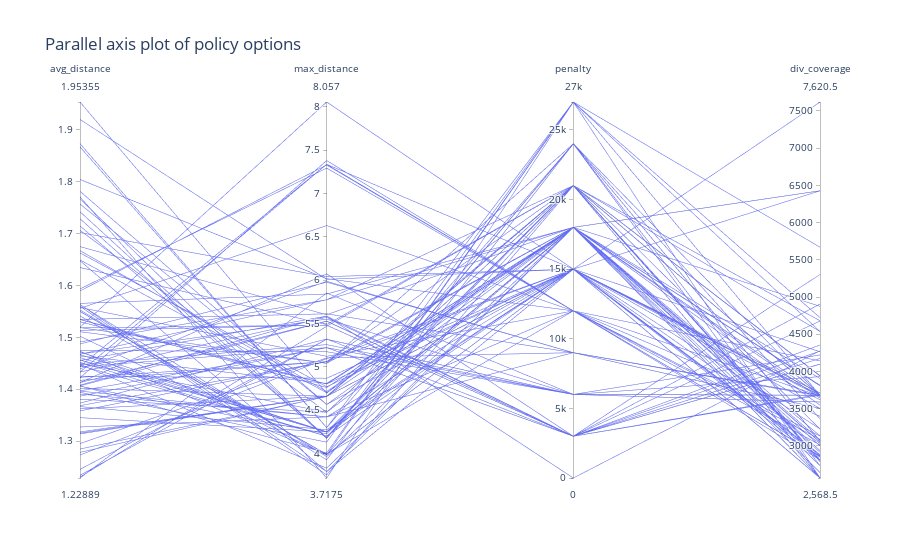

Here is the notebook cell this chart was saved with:
### Code cell
import plotly.express as px


fig = px.parallel_coordinates(objectives, 
                              #color="nb_facs", 
                              #dimensions = ["0","1","2","3"],
                              color_continuous_scale=px.colors.diverging.Tealrose,
                              #color_continuous_midpoint=4.5,
                              title="Parallel axis plot of policy options")
fig.show()
